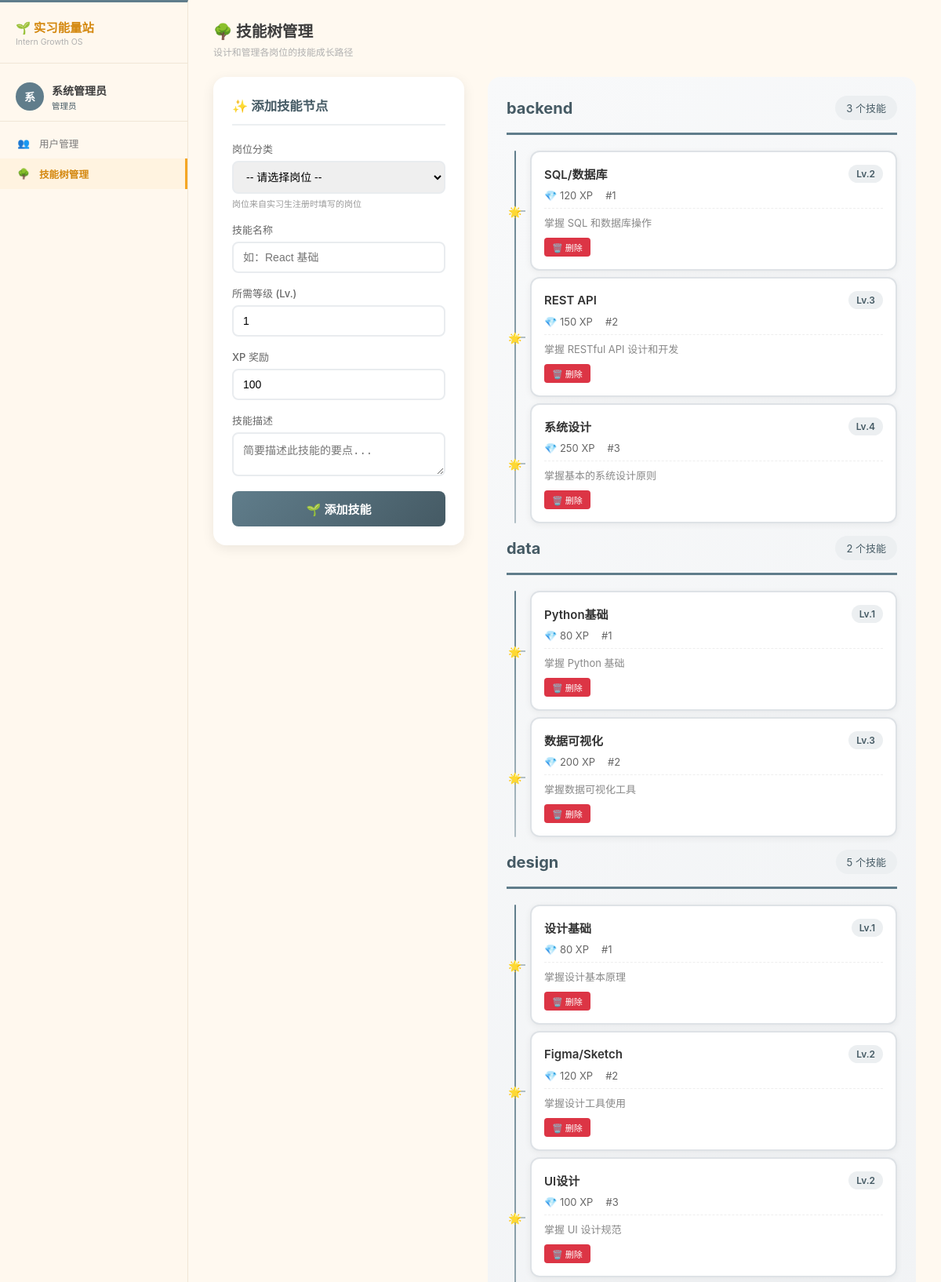
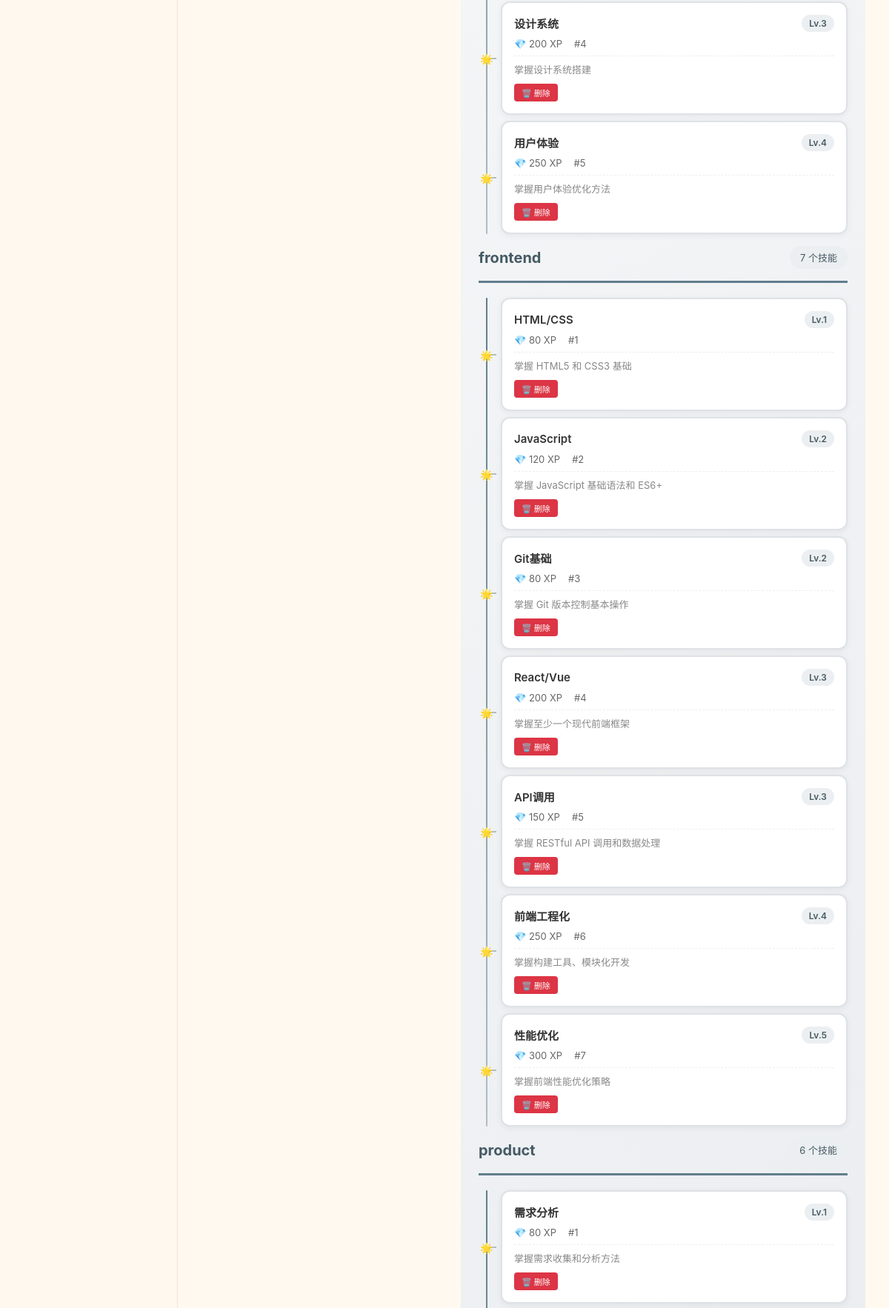
Page /admin/skills (signed in, upper part) on the committed database (2 pictures, top to bottom).
### tables this page shows
CREATE TABLE users (
            id INTEGER PRIMARY KEY AUTOINCREMENT,
            email TEXT UNIQUE NOT NULL,
            password_hash TEXT NOT NULL,
            name TEXT NOT NULL,
            role TEXT NOT NULL CHECK(role IN ('intern','mentor','hr','leader','admin')),
            avatar_url TEXT DEFAULT '',
            department TEXT DEFAULT '',
            position TEXT DEFAULT '',
            created_at DATETIME DEFAULT CURRENT_TIMESTAMP
        );

CREATE TABLE skill_tree_templates (
            id INTEGER PRIMARY KEY AUTOINCREMENT,
            position TEXT NOT NULL,
            name TEXT NOT NULL,
            description TEXT DEFAULT '',
            level_required INTEGER DEFAULT 1,
            xp_reward INTEGER DEFAULT 100,
            prerequisites TEXT DEFAULT '[]',
            sort_order INTEGER DEFAULT 0
        );

### app.py (the view)
@app.route('/admin/skills')
@login_required
@role_required('admin')
def admin_skills():
    db = get_db()
    templates = db.execute('SELECT * FROM skill_tree_templates ORDER BY position, sort_order').fetchall()
    skill_map = {}
    for t in templates:
        pos = t['position'] or '未分类'
        if pos not in skill_map:
            skill_map[pos] = []
        skill_map[pos].append(dict(t))
    positions = list(skill_map.keys())
    db.close()
    return render_template('admin/skills.html',
                           skill_map=skill_map,
                           positions=positions)

### app.py (called while the page is built)
def login_required(f):
    @wraps(f)
    def decorated(*args, **kwargs):
        if 'user_id' not in session:
            return redirect(url_for('login'))
        return f(*args, **kwargs)
    return decorated

def role_required(*roles):
    def decorator(f):
        @wraps(f)
        def decorated(*args, **kwargs):
            if session.get('role') not in roles:
                flash('无权访问')
                return redirect(url_for('dashboard'))
            return f(*args, **kwargs)
        return decorated
    return decorator

def get_current_user():
    if 'user_id' in session:
        db = get_db()
        user = db.execute('SELECT * FROM users WHERE id=?', (session['user_id'],)).fetchone()
        db.close()
        return dict(user) if user else None
    return None

@app.context_processor
def inject_globals():
    user = get_current_user()
    role_colors = {
        'intern': {'primary': '#F5A623', 'primary_dark': '#E09000', 'primary_light': '#FFD180', 'bg': '#FFF8E1'},
        'mentor': {'primary': '#4CAF50', 'primary_dark': '#388E3C', 'primary_light': '#A5D6A7', 'bg': '#E8F5E9'},
        'leader': {'primary': '#9C27B0', 'primary_dark': '#7B1FA2', 'primary_light': '#CE93D8', 'bg': '#F3E5F5'},
        'admin': {'primary': '#607D8B', 'primary_dark': '#455A64', 'primary_light': '#B0BEC5', 'bg': '#ECEFF1'}
    }
    theme = role_colors.get(user['role'], role_colors['intern']) if user else role_colors['intern']
    return dict(current_user=user, now=datetime.now(), theme=theme)

### init_db.py (called while the page is built)
def get_db():
    db = sqlite3.connect(Config.DATABASE)
    db.row_factory = sqlite3.Row
    db.execute("PRAGMA foreign_keys = ON")
    return db

### templates/admin/skills.html (shortened to what this page needs)
{% extends "layout.html" %}
{% block content %}
<div class="page-header">
    <h1>🌳 技能树管理</h1>
    <p>设计和管理各岗位的技能成长路径</p>
</div>
<div class="skills-container">
    <div class="add-panel">
        <h3>✨ 添加技能节点</h3>
        <form method="POST" action="{{ url_for('admin_add_skill') }}">
            <div class="form-group">
                <label>岗位分类</label>
                <select name="position" required style="width: 100%; padding: 10px 12px; border: 2px solid #e9ecef; border-radius: 8px; font-size: 14px; box-sizing: border-box;">
                    <option value="">-- 请选择岗位 --</option>
                </select>
                <small style="color: #999; font-size: 11px; margin-top: 4px; display: block;">岗位来自实习生注册时填写的岗位</small>
            </div>
            <div class="form-group">
                <label>技能名称</label>
                <input type="text" name="name" required placeholder="如：React 基础">
            </div>
            <div class="form-group">
                <label>所需等级 (Lv.)</label>
                <input type="number" name="level_required" value="1" min="1" max="10">
            </div>
            <div class="form-group">
                <label>XP 奖励</label>
                <input type="number" name="xp_reward" value="100" min="0">
            </div>
            <div class="form-group">
                <label>技能描述</label>
                <textarea name="description" placeholder="简要描述此技能的要点..."></textarea>
            </div>
            <button type="submit" class="btn-add">🌱 添加技能</button>
        </form>
    </div>
    <div class="skill-tree-wrapper">
        {% if not skill_map %}
        <div class="empty-tree">
            <div style="font-size:48px;margin-bottom:16px;">🌱</div>
            <p><strong>暂无技能树</strong></p>
            <p>在左侧添加第一个技能节点开始构建技能树</p>
        </div>
        {% else %}
        {% for position, skills in skill_map.items() %}
        <div class="skill-tree-header">
            <h3>{{ position }}</h3>
            <span style="background:{{ theme.bg }};padding:6px 14px;border-radius:20px;font-size:13px;color:{{ theme.primary_dark }};">
                {{ skills|length }} 个技能
            </span>
        </div>
        <div class="tree-level">
            {% for skill in skills %}
            <div class="tree-node">
                <div class="node-header">
                    <span class="node-name">{{ skill.name }}</span>
                    <span class="node-level">Lv.{{ skill.level_required }}</span>
                </div>
                <div class="node-stats">
                    <span>💎 {{ skill.xp_reward }} XP</span>
                    <span>#{{ skill.sort_order }}</span>
                </div>
                {% if skill.description %}
                <div class="node-desc">{{ skill.description }}</div>
                {% endif %}
                <div class="node-actions">
                    <form method="POST" action="{{ url_for('admin_delete_skill', template_id=skill.id) }}" style="display:inline;">
                        <button type="submit" class="btn-delete" onclick="return confirm('确定删除「{{ skill.name }}」？')">🗑️ 删除</button>
                    </form>
                </div>
            </div>
            {% endfor %}
        </div>
        {% endfor %}
        {% endif %}
    </div>
</div>
{% endblock %}

### templates/layout.html (shortened to what this page needs)
{% extends "base.html" %}
{% set role_colors = {
    'intern': {'primary': '#F5A623', 'primary_dark': '#E09000', 'primary_light': '#FFD180', 'bg': '#FFF8E1'},
    'mentor': {'primary': '#4CAF50', 'primary_dark': '#388E3C', 'primary_light': '#A5D6A7', 'bg': '#E8F5E9'},
    'leader': {'primary': '#9C27B0', 'primary_dark': '#7B1FA2', 'primary_light': '#CE93D8', 'bg': '#F3E5F5'},
    'admin': {'primary': '#607D8B', 'primary_dark': '#455A64', 'primary_light': '#B0BEC5', 'bg': '#ECEFF1'}
} %}
{% set theme = role_colors.get(current_user.role, role_colors.intern) %}
{% block body %}
<div class="layout">
    <aside class="sidebar" style="border-top: 3px solid {{ theme.primary }};">
        <div class="sidebar-brand">
            <h2>🌱 实习能量站</h2>
            <div class="subtitle">Intern Growth OS</div>
        </div>
        {% if current_user %}
        <div class="sidebar-user">
            <div class="avatar" style="background:{{ theme.primary }};">{{ current_user.name[0] }}</div>
            <div class="name">{{ current_user.name }}</div>
            <div class="role" style="color:{{ theme.primary_dark }};">
                {% if current_user.role == 'intern' %}实习生
                {% elif current_user.role == 'mentor' %}带教导师
                {% elif current_user.role == 'leader' %}部门主管
                {% elif current_user.role == 'admin' %}管理员
                {% endif %}
            </div>
        </div>
        <nav class="sidebar-nav">
            {% if current_user.role == 'intern' %}
            <a href="{{ url_for('intern_dashboard') }}" class="{% if request.endpoint == 'intern_dashboard' %}active{% endif %}">
                <span class="icon">🏠</span> 我的主页
            </a>
            <a href="{{ url_for('intern_growth_map') }}" class="{% if request.endpoint == 'intern_growth_map' %}active{% endif %}">
                <span class="icon">🗺️</span> 成长分析
            </a>
            <a href="{{ url_for('intern_tasks') }}" class="{% if request.endpoint == 'intern_tasks' %}active{% endif %}">
                <span class="icon">📋</span> 成长任务
            </a>
            <a href="{{ url_for('intern_weekly_report') }}" class="{% if request.endpoint in ['intern_weekly_report', 'intern_weekly_report_edit', 'intern_feedback'] %}active{% endif %}">
                <span class="icon">📚</span> 成长周记
            </a>
            <a href="{{ url_for('intern_score_history') }}" class="{% if request.endpoint == 'intern_score_history' %}active{% endif %}">
                <span class="icon">📊</span> 评分历史
            </a>
            <a href="{{ url_for('intern_learning') }}" class="{% if request.endpoint == 'intern_learning' %}active{% endif %}">
                <span class="icon">📖</span> 学习资料
            </a>
            {% elif current_user.role == 'admin' %}
            <a href="{{ url_for('admin_users') }}" class="{% if request.endpoint == 'admin_users' %}active{% endif %}">
                <span class="icon">👥</span> 用户管理
            </a>
            <a href="{{ url_for('admin_skills') }}" class="{% if request.endpoint == 'admin_skills' %}active{% endif %}">
                <span class="icon">🌳</span> 技能树管理
            </a>
            {% endif %}
        </nav>
        {% endif %}
    </aside>
    <main class="main-content">
        {% block content %}{% endblock %}
    </main>
</div>
{% endblock %}

### static/css/style.css (style rules this page uses)
*, *::before, *::after { box-sizing: border-box; margin: 0; padding: 0; }
:root { --primary: #F5A623; --primary-light: #FFC966; --primary-dark: #D4880F; --primary-bg: #FFF3E0; --bg-main: #FFF9F0; --bg-card: #FFFFFF; --bg-sidebar: #FFF8EE; --text-primary: #3D3D3D; --text-secondary: #7A7A7A; --text-muted: #B0B0B0; --border: #F0E6D6; --success: #4CAF50; --warning: #FF9800; --danger: #F44336; --info: #2196F3; --shadow-sm: 0 2px 8px rgba(0,0,0,0.06); --shadow-md: 0 4px 16px rgba(0,0,0,0.08); --radius-sm: 8px; --radius-md: 12px; --radius-lg: 16px; }
html { font-size: 14px; }
body { font-family: -apple-system, BlinkMacSystemFont, "Segoe UI", "PingFang SC", "Hiragino Sans GB", "Microsoft YaHei", sans-serif; background: var(--bg-main); color: var(--text-primary); min-height: 100vh; }
a { color: var(--primary-dark); text-decoration: none; }
.layout { display: flex; min-height: 100vh; }
.sidebar { width: 240px; background: var(--bg-sidebar); border-right: 1px solid var(--border); padding: 20px 0; display: flex; flex-direction: column; position: fixed; top: 0; left: 0; bottom: 0; z-index: 100; }
.sidebar-brand { padding: 0 20px 20px; border-bottom: 1px solid var(--border); margin-bottom: 12px; }
.sidebar-brand h2 { font-size: 1.1rem; color: var(--primary-dark); }
.sidebar-brand .subtitle { font-size: 0.75rem; color: var(--text-muted); margin-top: 2px; }
.sidebar-user { padding: 12px 20px; border-bottom: 1px solid var(--border); margin-bottom: 8px; }
.sidebar-user .name { font-weight: 600; }
.sidebar-user .role { font-size: 0.75rem; color: var(--text-muted); margin-top: 2px; }
.sidebar-user .avatar { width: 36px; height: 36px; border-radius: 50%; background: var(--primary-light); display: flex; align-items: center; justify-content: center; font-weight: 700; color: #fff; margin-right: 10px; float: left; }
.sidebar-nav { flex: 1; overflow-y: auto; }
.sidebar-nav a { display: flex; align-items: center; padding: 10px 20px; color: var(--text-secondary); font-size: 0.9rem; transition: all 0.2s; }
.sidebar-nav a.active { background: var(--primary-bg); color: var(--primary-dark); font-weight: 600; border-right: 3px solid var(--primary); }
.sidebar-nav a .icon { margin-right: 10px; width: 20px; text-align: center; }
.main-content { flex: 1; margin-left: 240px; padding: 24px 32px; min-height: 100vh; }
.form-group { margin-bottom: 16px; }
.form-group label { display: block; font-size: 0.85rem; font-weight: 500; color: var(--text-secondary); margin-bottom: 6px; }
.page-header { margin-bottom: 24px; }
.page-header h1 { font-size: 1.4rem; font-weight: 700; }
.page-header p { color: var(--text-muted); font-size: 0.85rem; margin-top: 4px; }

### rows in the picture
users: name "系", name "系统管理员"
skill_tree_templates: position "backend", skills "3", name "SQL/数据库", level_required "2", xp_reward "120", sort_order "1", description "掌握 SQL 和数据库操作"
skill_tree_templates: name "REST API", level_required "3", xp_reward "150", sort_order "2", description "掌握 RESTful API 设计和开发"
skill_tree_templates: name "系统设计", level_required "4", xp_reward "250", sort_order "3", description "掌握基本的系统设计原则"
skill_tree_templates: position "data", skills "2", name "Python基础", level_required "1", xp_reward "80", sort_order "1", description "掌握 Python 基础"
skill_tree_templates: name "数据可视化", level_required "3", xp_reward "200", sort_order "2", description "掌握数据可视化工具"
skill_tree_templates: position "design", skills "5", name "设计基础", level_required "1", xp_reward "80", sort_order "1", description "掌握设计基本原理"
skill_tree_templates: name "Figma/Sketch", level_required "2", xp_reward "120", sort_order "2", description "掌握设计工具使用"
skill_tree_templates: name "UI设计", level_required "2", xp_reward "100", sort_order "3", description "掌握 UI 设计规范"
skill_tree_templates: name "设计系统", level_required "3", xp_reward "200", sort_order "4", description "掌握设计系统搭建"
skill_tree_templates: name "用户体验", level_required "4", xp_reward "250", sort_order "5", description "掌握用户体验优化方法"
skill_tree_templates: position "frontend", skills "7", name "HTML/CSS", level_required "1", xp_reward "80", sort_order "1", description "掌握 HTML5 和 CSS3 基础"
skill_tree_templates: name "JavaScript", level_required "2", xp_reward "120", sort_order "2", description "掌握 JavaScript 基础语法和 ES6+"
skill_tree_templates: name "Git基础", level_required "2", xp_reward "80", sort_order "3", description "掌握 Git 版本控制基本操作"
skill_tree_templates: name "React/Vue", level_required "3", xp_reward "200", sort_order "4", description "掌握至少一个现代前端框架"
skill_tree_templates: name "API调用", level_required "3", xp_reward "150", sort_order "5", description "掌握 RESTful API 调用和数据处理"
skill_tree_templates: name "前端工程化", level_required "4", xp_reward "250", sort_order "6", description "掌握构建工具、模块化开发"
skill_tree_templates: name "性能优化", level_required "5", xp_reward "300", sort_order "7", description "掌握前端性能优化策略"
skill_tree_templates: position "product", skills "6", name "需求分析", level_required "1", xp_reward "80", sort_order "1", description "掌握需求收集和分析方法"
